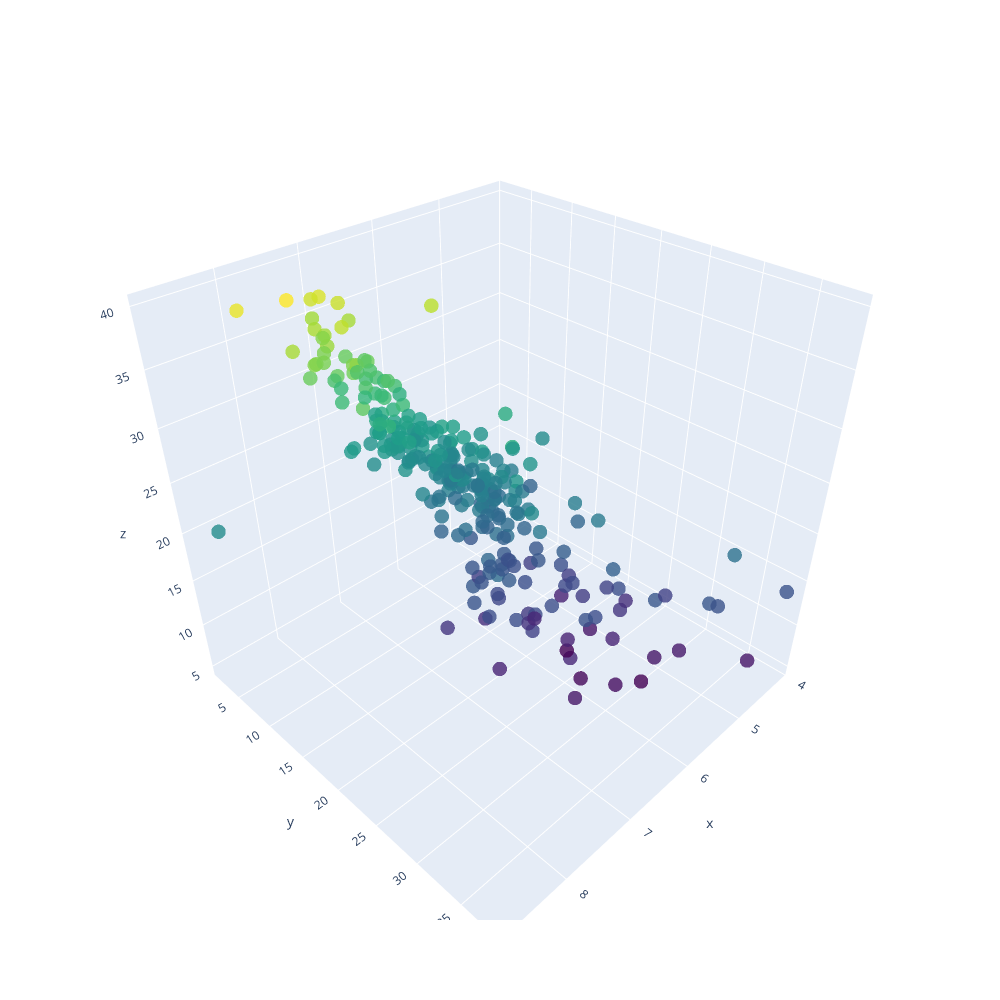

The cell this chart's notebook holds for it:
### Markdown cell above
### Data visualization in 3D
Because we have two input variables and one output variable. The data is best displayed in a 3D graph.

### Code cell
x_label, y_label, z_label = "Living Area (m²)", "Bedrooms", "Price"
X1 = X_train[:, 0]  # 1st column
X2 = X_train[:, 1]  # 2nd column
Y = Y_train  # Target variable
    
# Creating a 3D scatter fence
fig = go.Figure(layout=go.Layout(width=1000, height=1000))

fig.add_trace(go.Scatter3d(
        x=X1, y=X2, z=Y,
        mode='markers',
        marker=dict(size=5, color=Y, colorscale='Viridis', opacity=0.8),
        name="Data"
))
fig.show()

### Figure 1 — Plotly figure (JSON) as saved in the notebook; plotly's stock layout.template omitted (floating-point values rounded to 4 significant figures; data arrays with more than 128 entries replaced by an {"elided": "..."} marker saying what was removed)
{"data": [{"marker": {"color": {"elided": "278 float values"}, "colorscale": [[0, "#440154"], [0.1111, "#482878"], [0.2222, "#3e4989"], [0.3333, "#31688e"], [0.4444, "#26828e"], [0.5556, "#1f9e89"], [0.6667, "#35b779"], [0.7778, "#6ece58"], [0.8889, "#b5de2b"], [1, "#fde725"]], "opacity": 0.8, "size": 5}, "mode": "markers", "name": "Data", "type": "scatter3d", "x": {"elided": "278 float values"}, "y": {"elided": "278 float values"}, "z": {"elided": "278 float values"}}], "layout": {"height": 1000, "width": 1000}}
